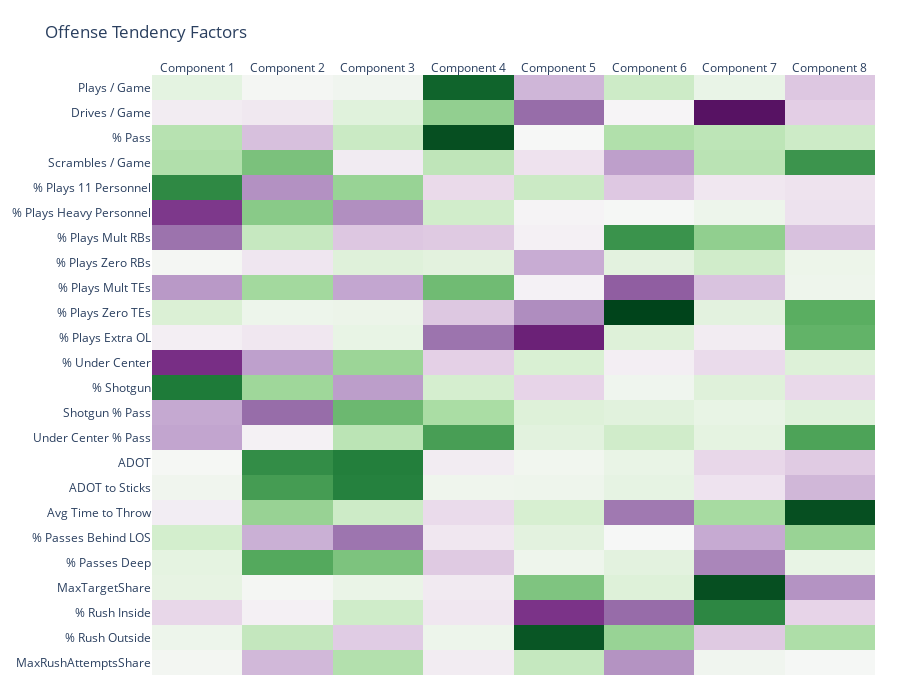

Notebook cell for this chart:
### Code cell
''' Visualize PCA - Correlation Chart '''

# COMPONENT_NAMES = ['Small Cartons', 'High Volume', 'High Inventory - Light', 'High Inventory - Heavy']
COMPONENT_NAMES = COMPONENT_COLS

# Create "correlation matrix" - correlation with each of the components to each of the features
corr_matrix = pd.DataFrame.from_records(pca_final.components_, index=COMPONENT_NAMES, columns=OFFENSE_FEATURES).transpose()

# Visualize
fig = px.imshow(
    corr_matrix,
    color_continuous_scale=px.colors.diverging.PRGn,
    aspect="auto"
)
fig.update_xaxes(side="top")
fig.update_coloraxes(
    showscale=False,
    cmid=0,
)
fig.update_layout(
    title='Offense Tendency Factors',
    margin=dict(r=25, b=25, t=75),
    height=700,
    width=900

)
fig.show()

### Figure 1 — Plotly figure (JSON) as saved in the notebook; plotly's stock layout.template omitted (floating-point values rounded to 4 significant figures; data arrays with more than 128 entries replaced by an {"elided": "..."} marker saying what was removed)
{"data": [{"coloraxis": "coloraxis", "hovertemplate": "x: %{x}<br>y: %{y}<br>color: %{z}<extra></extra>", "name": "0", "type": "heatmap", "x": ["Component 1", "Component 2", "Component 3", "Component 4", "Component 5", "Component 6", "Component 7", "Component 8"], "xaxis": "x", "y": ["Plays / Game", "Drives / Game", "% Pass", "Scrambles / Game", "% Plays 11 Personnel", "% Plays Heavy Personnel", "% Plays Mult RBs", "% Plays Zero RBs", "% Plays Mult TEs", "% Plays Zero TEs", "% Plays Extra OL", "% Under Center", "% Shotgun", "Shotgun % Pass", "Under Center % Pass", "ADOT", "ADOT to Sticks", "Avg Time to Throw", "% Passes Behind LOS", "% Passes Deep", "MaxTargetShare", "% Rush Inside", "% Rush Outside", "MaxRushAttemptsShare"], "yaxis": "y", "z": {"elided": "24x8 float values"}}], "layout": {"coloraxis": {"cmid": 0, "colorscale": [[0, "rgb(64,0,75)"], [0.1, "rgb(118,42,131)"], [0.2, "rgb(153,112,171)"], [0.3, "rgb(194,165,207)"], [0.4, "rgb(231,212,232)"], [0.5, "rgb(247,247,247)"], [0.6, "rgb(217,240,211)"], [0.7, "rgb(166,219,160)"], [0.8, "rgb(90,174,97)"], [0.9, "rgb(27,120,55)"], [1, "rgb(0,68,27)"]], "showscale": false}, "height": 700, "margin": {"b": 25, "r": 25, "t": 75}, "title": {"text": "Offense Tendency Factors"}, "width": 900, "xaxis": {"anchor": "y", "domain": [0, 1], "side": "top"}, "yaxis": {"anchor": "x", "autorange": "reversed", "domain": [0, 1]}}}
